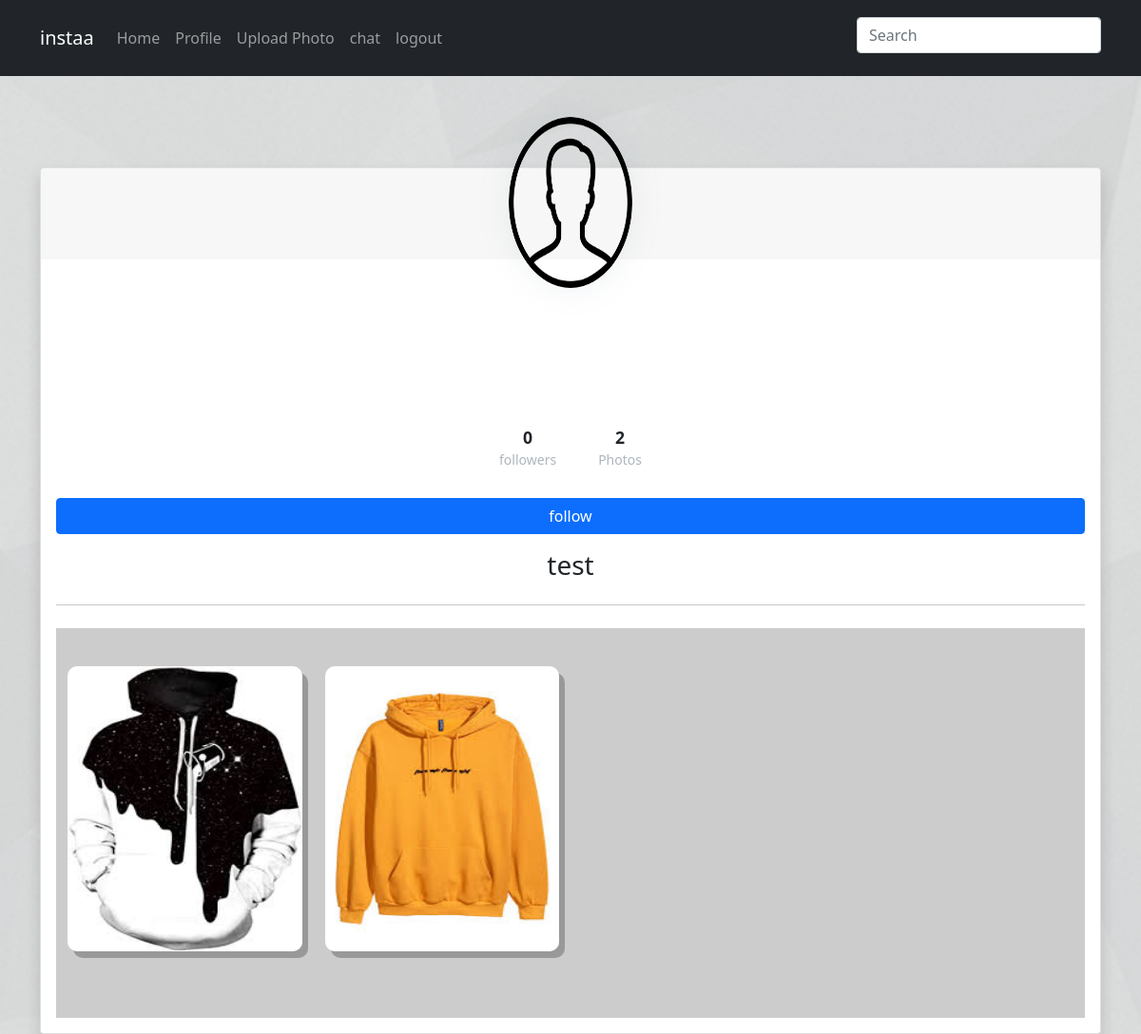
Page /account/profile/test (signed in) on the committed database.
### account/models.py (models this page shows, shortened)
class more_user_info(models.Model):
    profile_photo = models.ImageField(null=True , blank=True , default='user.png')
    user = models.OneToOneField(User , related_name='user_info',on_delete=models.CASCADE)
    phone_number = models.CharField(max_length=50 , null=True , blank=True)
    bio = models.CharField(max_length=50 , null=True , blank=True)

class photo(models.Model):
    image = models.ImageField()
    caption = models.CharField(max_length=50,blank=True)
    created_by = models.ForeignKey(User,related_name='User_uploaded_files',on_delete=models.CASCADE)
    created_dt = models.DateTimeField(auto_now_add=True)
    post_more_user_info = models.ForeignKey(more_user_info , related_name='more_user_info',on_delete=models.CASCADE, null=True,blank=True)
    like = models.ManyToManyField(User,related_name='like', blank=True)

### account/views.py (the view, shortened to what this page needs)
# urls.py: path('profile/<user_name>',views.other_user_profile,name='other_user_profile'),
@login_required
def other_user_profile(request , user_name):
    try :
        user_id = get_object_or_404(User,username=user_name)
    except:
        users = more_user_info.objects.filter(user__username__contains =user_name)
        return render(request,"user_notfound.html",{"users":users})
    try:
        other_user_photos = photo.objects.filter(created_by=user_id.pk)
        posts_count = photo.objects.filter(created_by=user_id.pk).count()
    except:
        other_user_photos = None
    try :
        other_user_info = more_user_info.objects.get(user=user_id.pk)
    except :
        other_user_info =  None
    try:
        follows_count = follow.objects.filter(followed_user=user_id.pk).count()
        is_follower = follow.objects.filter(followed_user=user_id.pk,followers=request.user)
    except :
        followes_count = "0"
    context = {"other_user_photos":other_user_photos,"other_user_info":other_user_info,"posts_count":posts_count,"follows_count":follows_count,"is_follower":  is_follower}
    return render(request,"other_user_profile.html" ,context)

### account/templates/other_user_profile.html (shortened to what this page needs)
{% extends 'base.html' %}
{% load static %}
{% block body %}
<div class="header pb-8 pt-5 pt-lg-8 d-flex align-items-center" style="min-height: 60px; background-image: url({% static 'img/shattered.png'%}); background-size: cover; background-position: center top;">
    <div class="container">
    <br>
<br>
        <div class="card card-profile shadow">
            <div class="row justify-content-center">
                <div class="col-lg-3 order-lg-2">
                    <div class="card-profile-image">
                        <a href="#">
                            <img src="/media/{{other_user_info.profile_photo}}" class="rounded-circle" width="130" height="180">
                        </a>
                    </div>
                </div>
            </div>
            <div class="card-header text-center border-0 pt-8 pt-md-4 pb-0 pb-md-4">
                <div class="d-flex justify-content-between">
                    <br><br>
                </div>
            </div>
            <br>
            <br>
            <br>
            <div class="card-body pt-0 pt-md-4">
                <div class="row">
                    <div class="col">
                        <div class="card-profile-stats d-flex justify-content-center mt-md-5">
                            <div>
                                <span class="heading">{{follows_count}}</span>
                                <span class="description">followers</span>
                            </div>
                            <div>
                                <span class="heading">{{posts_count}}</span>
                                <span class="description">Photos</span>
                            </div>
                        </div>
                    </div>
                </div>
                <form method="post" >
                    {% if is_follower%}
                    <input type="hidden" name="follower" value="{{other_user_info.user}}">
                    <button type="submit" class="btn btn-primary btn-block container" > unfollow</button>
                    {%else%}
                    <button type="submit" class="btn btn-primary btn-block container"> follow</button>
                    {%endif%}
                </form>
                <div class="text-center">
                    <h3>
                    {{other_user_info.user}}
                    </h3>
                    <hr class="my-4">
                </div>
<div class="pics">
    <div class="container">
    <div class="row  ">
    {% for post  in other_user_photos %}
      <div class="col-lg-3 col-md-6 ">
        <img src="/media/{{post.image}}">
      </div>
        {% endfor %}
        </div>
  </div>
</div>
</div>
</div>
</div>
</div>
{% endblock body %}

### static/css/style12.css (style rules this page uses)
.card { position: relative; display: flex; flex-direction: column; min-width: 0; word-wrap: break-word; border: 1px solid rgba(0, 0, 0, .05); border-radius: .375rem; background-color: #fff; background-clip: border-box; }
.card-body { padding: 1.5rem; flex: 1 1 auto; }
.card-header { margin-bottom: 0; padding: 1.25rem 1.5rem; border-bottom: 1px solid rgba(0, 0, 0, .05); background-color: #fff; }
.shadow, .card-profile-image img { box-shadow: 0 0 2rem 0 rgba(136, 152, 170, .15) !important; }
.mt-4, .my-4 { margin-top: 1.5rem !important; }
@media (min-width: 992px) { .pt-lg-8 { padding-top: 8rem !important; } }
.card-profile-image { position: relative; }
.card-profile-image img { position: absolute; left: 50%; max-width: 180px; transition: all .15s ease; transform: translate(-50%, -30%); border-radius: .375rem; }
.card-profile-stats { padding: 1rem 0; }
.card-profile-stats>div { margin-right: 1rem; padding: .875rem; text-align: center; }
.card-profile-stats>div:last-child { margin-right: 0; }
.card-profile-stats>div .heading { font-size: 1.1rem; font-weight: bold; display: block; }
.card-profile-stats>div .description { font-size: .875rem; color: #adb5bd; }
* { box-sizing: border-box; }

### static/css/test.css (style rules this page uses)
.pics { padding: 40px 0; background-color: #ccc; }
.pics .row div { margin-bottom: 30px; position: relative; height: 300px; }
.pics .row div img { width: 100% !important; height: 100% !important; border-radius: 10px; box-shadow: 6px 7px #999; }

### rows in the picture
more_user_info: profile_photo (placeholder picture), user "test"
photo: image (picture)
photo: image (picture)

### other values in the picture
{{ follows_count }} "0"
{{ posts_count }} "2"
